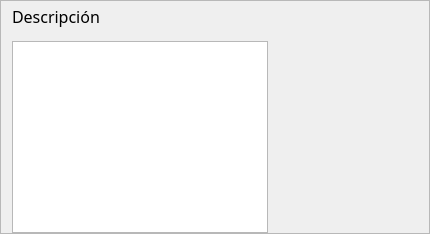
                               <widget class="QFrame" name="f6desc">
                                <property name="frameShape">
                                 <enum>QFrame::StyledPanel</enum>
                                </property>
                                <property name="frameShadow">
                                 <enum>QFrame::Raised</enum>
                                </property>
                                <layout class="QVBoxLayout" name="verticalLayout_19">
                                 <property name="spacing">
                                  <number>10</number>
                                 </property>
                                 <property name="topMargin">
                                  <number>0</number>
                                 </property>
                                 <property name="bottomMargin">
                                  <number>0</number>
                                 </property>
                                 <item>
                                  <widget class="QLabel" name="lb_desc">
                                   <property name="minimumSize">
                                    <size>
                                     <width>0</width>
                                     <height>30</height>
                                    </size>
                                   </property>
                                   <property name="font">
                                    <font>
                                     <family>Microsoft YaHei</family>
                                     <pointsize>12</pointsize>
                                     <weight>50</weight>
                                     <italic>false</italic>
                                     <bold>false</bold>
                                    </font>
                                   </property>
                                   <property name="text">
                                    <string>Descripción</string>
                                   </property>
                                   <property name="textFormat">
                                    <enum>Qt::AutoText</enum>
                                   </property>
                                  </widget>
                                 </item>
                                 <item>
                                  <layout class="QHBoxLayout" name="horizontalLayout_15">
                                   <property name="spacing">
                                    <number>0</number>
                                   </property>
                                   <property name="topMargin">
                                    <number>0</number>
                                   </property>
                                   <property name="bottomMargin">
                                    <number>0</number>
                                   </property>
                                   <item>
                                    <widget class="QTextEdit" name="te_desc"/>
                                   </item>
                                   <item>
                                    <spacer name="horizontalSpacer_16">
                                     <property name="orientation">
                                      <enum>Qt::Horizontal</enum>
                                     </property>
                                     <property name="sizeType">
                                      <enum>QSizePolicy::Fixed</enum>
                                     </property>
                                     <property name="sizeHint" stdset="0">
                                      <size>
                                       <width>50</width>
                                       <height>10</height>
                                      </size>
                                     </property>
                                    </spacer>
                                   </item>
                                   <item>
                                    <widget class="QLabel" name="lb_descERR">
                                     <property name="minimumSize">
                                      <size>
                                       <width>100</width>
                                       <height>30</height>
                                      </size>
                                     </property>
                                     <property name="text">
                                      <string/>
                                     </property>
                                    </widget>
                                   </item>
                                  </layout>
                                 </item>
                                </layout>
                               </widget>
